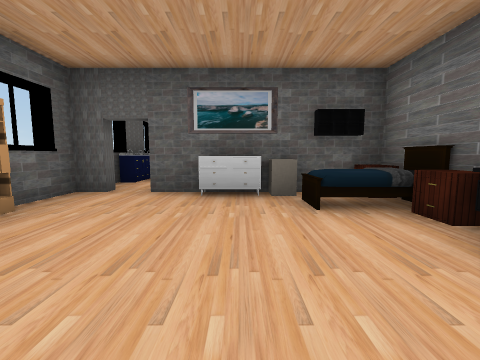
[1] (above)

14 first-person views from a walk through a scene from a Unity 3-D project. The camera is 1.3 m above the floor, tilts 6° down and sees 90° across. The floor is counted in squares, 2 m on a side. Each view is taken from the middle of a square. On the plan, view 1 faces up. The plan holds only what a view shows up to about 9 squares ahead; the rest is blank. The player is left out. Some animated figures are left out. Door leaves are left out, so doorways stand open. Some surface patterns are stand-ins.

[2]
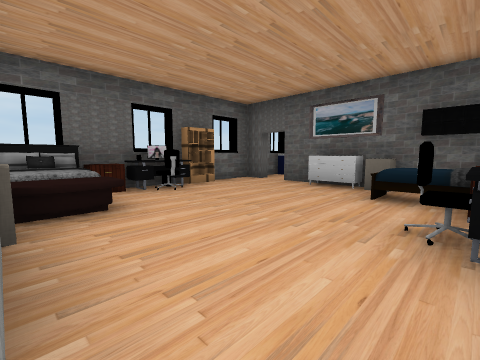

[3]
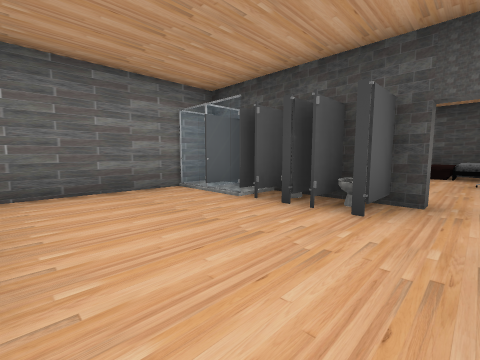

[4]
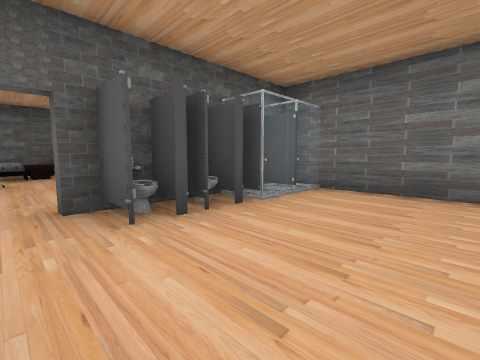

[5]
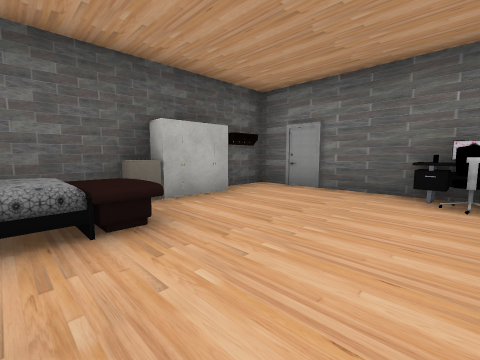

[6]
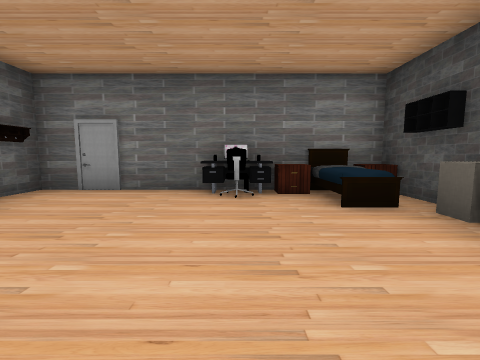

[7]
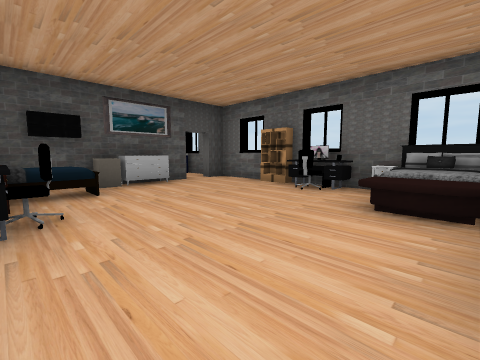

[8]
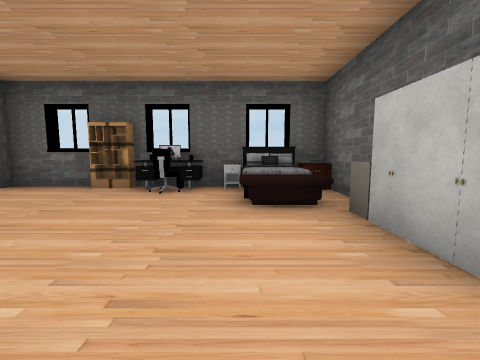

[9]
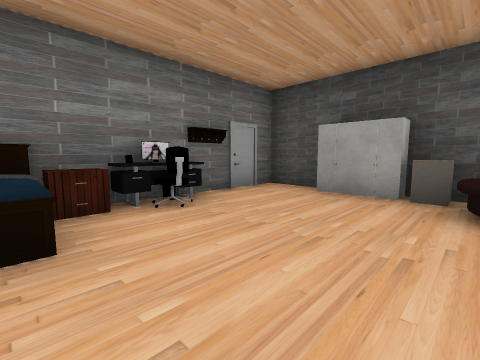

[10]
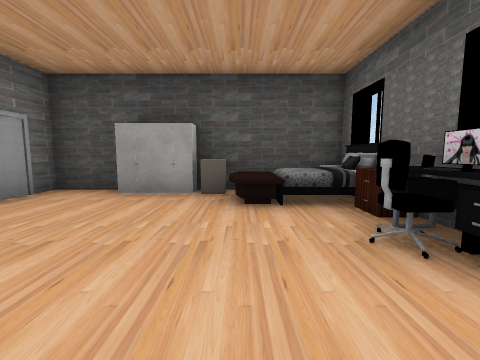

[11]
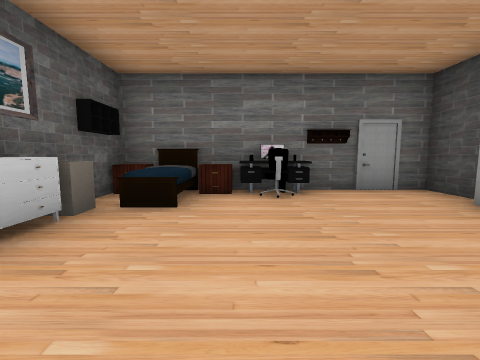

[12]
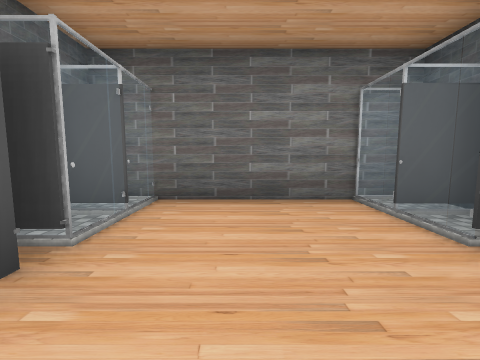

[13]
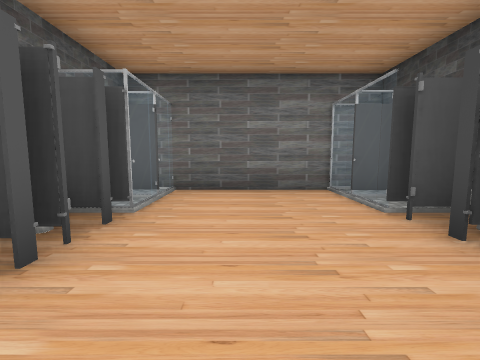

[14]
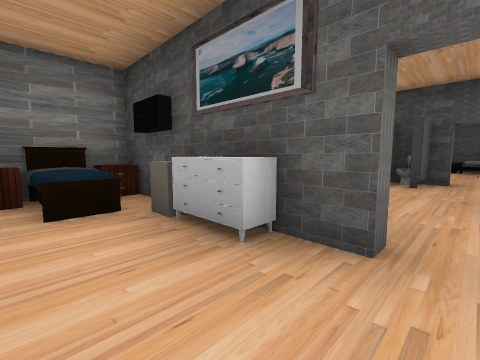

### Floor plan
Points are (right, up) in squares from view 1. A wall is a line through its corners. A room is listed if a view was taken in it or the views show most of it. See-through windows are left out.
Room 1 (views 1, 2, 3, 4, 9, 10, 11, 12, 13)
walls: (-0.4, 4.2) (-1.6, 4.2); (-1.6, 4.5) (-0.5, 4.5); (-2.2, 4.2) (-2.9, 4.2) (-2.9, 2.9); (2.4, 4.6) (2.4, 7.6); (-3, -1.5) (2.4, -1.5) (2.4, 4.2); (-2.9, 8.4) (-2.9, 7.6)
ways out: opening at (1.5, 8) to room 2; open door at (-2, 9.5) to room 2; open door at (-0.5, 8) to room 2; open door at (-2, 4.5)
objects: other object (-3, -1); table (-3, 0); other object (-3, 1) to (-2, 1); shelf (-3, 2); other object (-3, 6); other object (-3, 7); bed (-2, -1) to (-2, 0); other object (-1, -1) to (-1, 0); stall (-1, 5); stall (-1, 6); closet (0, -1); dresser (0, 4); stall (0, 5); stall (0, 6); closet (1, -1); bed (1, 3); other object (1, 4); stall (1, 5); other object (2, 1); table (2, 2) to (2, 3); table (2, 4); stall (2, 5)
Room 2 (views 5, 6, 7, 8, 14)
walls: (-2.9, 12.6) (-2.9, 11.8); (2.4, 9.4) (2.4, 15.7) (1.2, 15.7); (-0.2, 15.7) (-2.9, 15.7); (-3, 9.4) (-2.2, 9.4); (2.4, 7.6) (2.4, 8.8)
ways out: opening at (1.5, 8) to room 1; open door at (-2, 9.5) to room 1; open door at (-0.5, 8) to room 1
objects: other object (-3, 10); shelf (-3, 11); other object (-3, 13) to (-2, 13); other object (-3, 14); table (-3, 15); bed (-2, 14) to (-2, 15); stall (-1, 9); other object (-1, 10); other object (-1, 14) to (-1, 15); stall (0, 9); dresser (0, 10); closet (0, 15); stall (1, 9); bed (1, 10); closet (1, 15); stall (2, 9); table (2, 10); table (2, 11); other object (2, 12)

Positions as (right, up) in squares from view 1, and headings:
1: (0, 0), facing up
2: (2, -1), facing up-left
3: (-2, 8), facing down-right
4: (-2, 6), facing up-right
5: (-2, 12), facing up-right
6: (-2, 12), facing right
7: (2, 15), facing down-left
8: (2, 14), facing left
9: (-1, 3), facing down-right
10: (-1, 3), facing down
11: (-2, 2), facing right
12: (-1, 7), facing right
13: (-2, 7), facing right
14: (-2, 11), facing down-right
